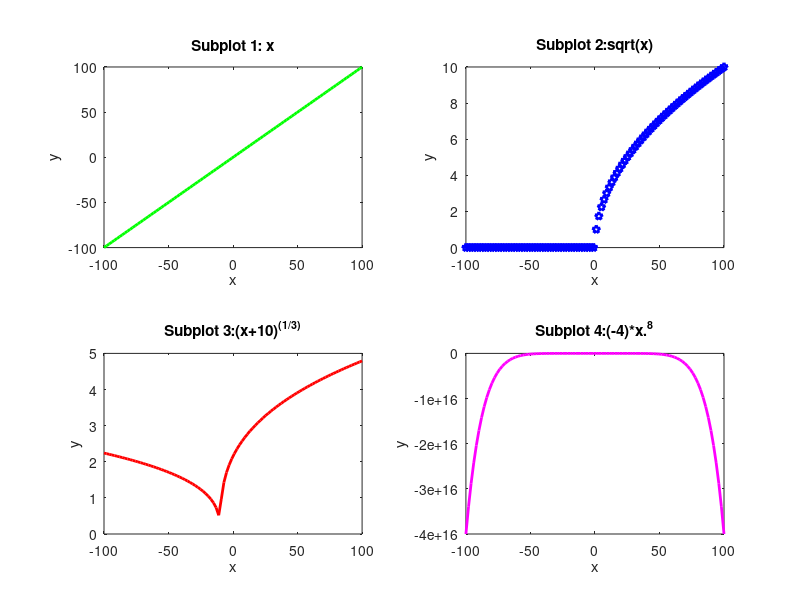

The MATLAB script that drew this image:
x= linspace(-100,100);
f1=x;
f2=sqrt(x);
f3=(x+10).^(1/3);
f4=(-4)*x.^8;
subplot(2,2,1)
plot(x,f1,'g','LineWidth',2)
title('Subplot 1: x')
xlabel('x')
ylabel('y')
subplot(2,2,2)
plot(x,f2,'bp','LineWidth',2)
title('Subplot 2:sqrt(x)')
xlabel('x')
ylabel('y')
subplot(2,2,3)
plot(x,f3,'r','LineWidth',2)
title('Subplot 3:(x+10)^(^1^/^3^)')
xlabel('x')
ylabel('y')
subplot(2,2,4)
plot(x,f4,'m','LineWidth',2)
title('Subplot 4:(-4)*x.^8')
xlabel('x')
ylabel('y')